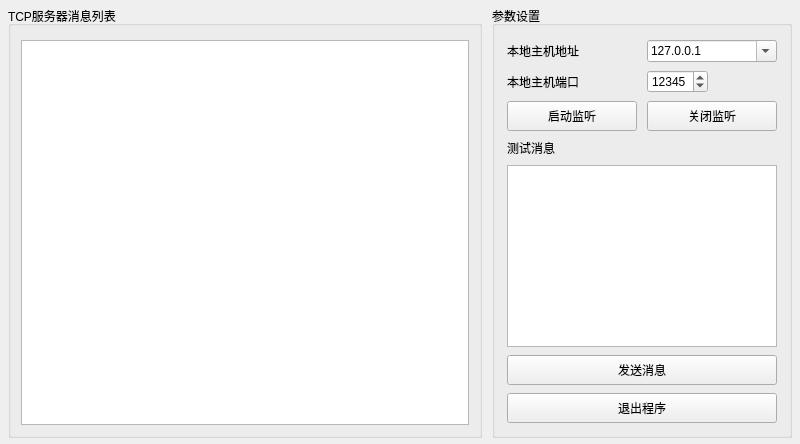
<?xml version="1.0" encoding="UTF-8"?>
<ui version="4.0">
 <class>FormTcpServer</class>
 <widget class="QWidget" name="FormTcpServer">
  <property name="geometry">
   <rect>
    <x>0</x>
    <y>0</y>
    <width>800</width>
    <height>444</height>
   </rect>
  </property>
  <property name="windowTitle">
   <string>Form</string>
  </property>
  <layout class="QHBoxLayout" name="horizontalLayout">
   <property name="spacing">
    <number>10</number>
   </property>
   <property name="leftMargin">
    <number>8</number>
   </property>
   <property name="topMargin">
    <number>6</number>
   </property>
   <property name="rightMargin">
    <number>8</number>
   </property>
   <property name="bottomMargin">
    <number>6</number>
   </property>
   <item>
    <widget class="QGroupBox" name="groupBox">
     <property name="title">
      <string>TCP服务器消息列表</string>
     </property>
     <layout class="QVBoxLayout" name="verticalLayout">
      <property name="leftMargin">
       <number>10</number>
      </property>
      <property name="topMargin">
       <number>14</number>
      </property>
      <property name="rightMargin">
       <number>10</number>
      </property>
      <property name="bottomMargin">
       <number>10</number>
      </property>
      <item>
       <widget class="QListWidget" name="listWidget_TCPServerListMsg"/>
      </item>
     </layout>
    </widget>
   </item>
   <item>
    <widget class="QGroupBox" name="groupBox_2">
     <property name="minimumSize">
      <size>
       <width>300</width>
       <height>0</height>
      </size>
     </property>
     <property name="title">
      <string>参数设置</string>
     </property>
     <layout class="QGridLayout" name="gridLayout_3">
      <property name="leftMargin">
       <number>12</number>
      </property>
      <property name="topMargin">
       <number>14</number>
      </property>
      <property name="rightMargin">
       <number>12</number>
      </property>
      <property name="bottomMargin">
       <number>12</number>
      </property>
      <property name="horizontalSpacing">
       <number>10</number>
      </property>
      <property name="verticalSpacing">
       <number>8</number>
      </property>
      <item row="0" column="0">
       <widget class="QLabel" name="label">
        <property name="text">
         <string>本地主机地址</string>
        </property>
       </widget>
      </item>
      <item row="0" column="1">
       <widget class="QComboBox" name="comboBox_TCPServerIP">
        <property name="editable">
         <bool>true</bool>
        </property>
        <item>
         <property name="text">
          <string>127.0.0.1</string>
         </property>
        </item>
       </widget>
      </item>
      <item row="1" column="0">
       <widget class="QLabel" name="label_2">
        <property name="text">
         <string>本地主机端口</string>
        </property>
       </widget>
      </item>
      <item row="1" column="1" alignment="Qt::AlignLeft">
       <widget class="QSpinBox" name="spinBox_TCPServerPort">
        <property name="maximumSize">
         <size>
          <width>120</width>
          <height>16777215</height>
         </size>
        </property>
        <property name="maximum">
         <number>65535</number>
        </property>
        <property name="value">
         <number>12345</number>
        </property>
       </widget>
      </item>
      <item row="2" column="0" colspan="2">
       <layout class="QHBoxLayout" name="horizontalLayout_2">
        <property name="spacing">
         <number>10</number>
        </property>
        <item>
         <widget class="QPushButton" name="pushButton_TCPServerStart">
          <property name="minimumSize">
           <size>
            <width>0</width>
            <height>30</height>
           </size>
          </property>
          <property name="text">
           <string>启动监听</string>
          </property>
         </widget>
        </item>
        <item>
         <widget class="QPushButton" name="pushButton_TCPServerStop">
          <property name="minimumSize">
           <size>
            <width>0</width>
            <height>30</height>
           </size>
          </property>
          <property name="text">
           <string>关闭监听</string>
          </property>
         </widget>
        </item>
       </layout>
      </item>
      <item row="3" column="0" colspan="2">
       <widget class="QLabel" name="label_3">
        <property name="text">
         <string>测试消息</string>
        </property>
       </widget>
      </item>
      <item row="4" column="0" colspan="2">
       <widget class="QPlainTextEdit" name="plainTextEdit_TCPServerSendData">
        <property name="minimumSize">
         <size>
          <width>0</width>
          <height>60</height>
         </size>
        </property>
       </widget>
      </item>
      <item row="5" column="0" colspan="2">
       <widget class="QPushButton" name="pushButton_TCPServerSendMsg">
        <property name="minimumSize">
         <size>
          <width>0</width>
          <height>30</height>
         </size>
        </property>
        <property name="text">
         <string>发送消息</string>
        </property>
       </widget>
      </item>
      <item row="6" column="0" colspan="2">
       <widget class="QPushButton" name="pushButton_TCPServerClose">
        <property name="minimumSize">
         <size>
          <width>0</width>
          <height>30</height>
         </size>
        </property>
        <property name="text">
         <string>退出程序</string>
        </property>
       </widget>
      </item>
     </layout>
    </widget>
   </item>
  </layout>
 </widget>
 <resources>
  <include location="images.qrc"/>
 </resources>
 <connections/>
</ui>
